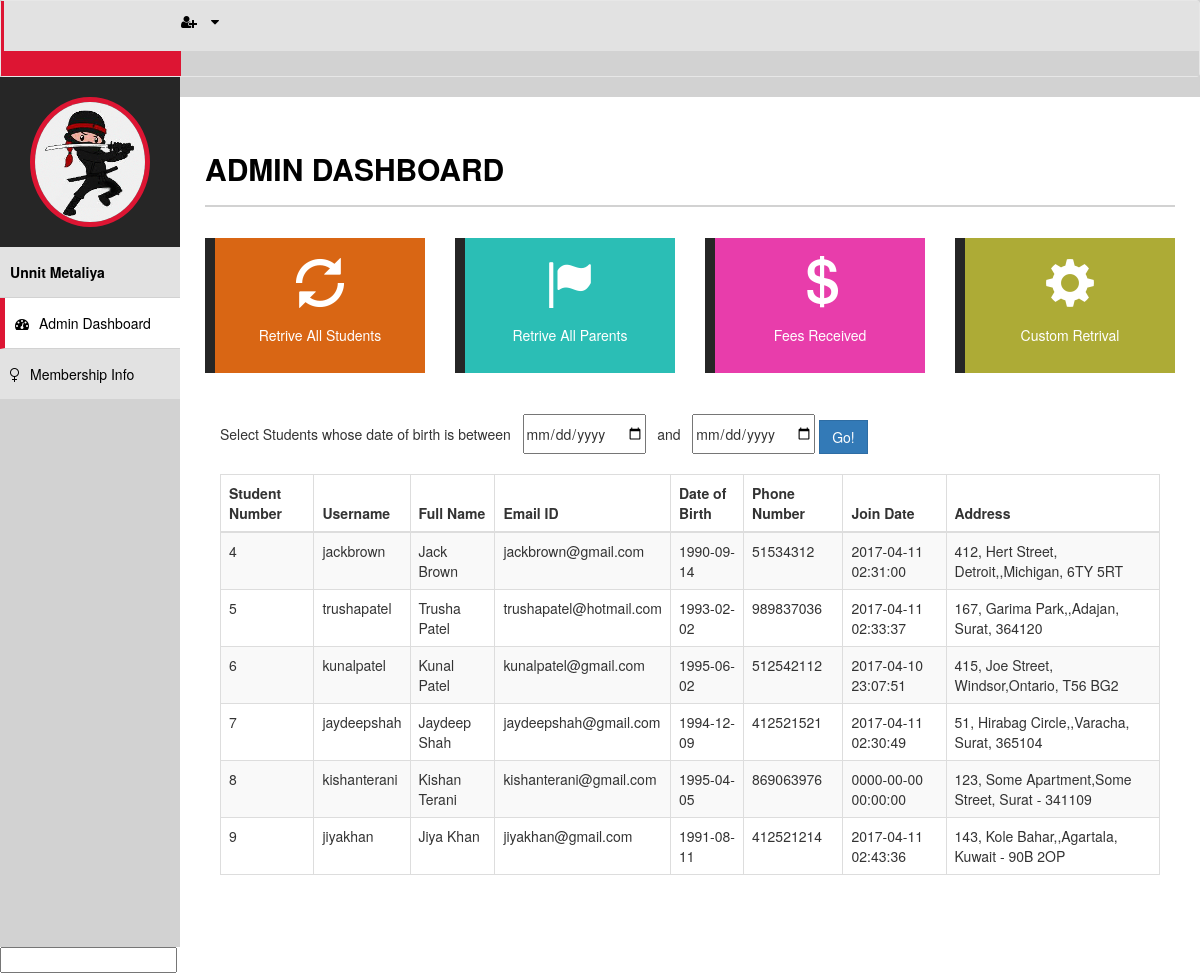
The page /rangeretrival.php on the database its author committed.
### tables this page shows
CREATE TABLE IF NOT EXISTS `members` (
  `memberID` int(11) NOT NULL,
  `username` varchar(255) NOT NULL,
  `fullname` varchar(255) NOT NULL,
  `password` varchar(255) NOT NULL,
  `email` varchar(255) NOT NULL,
  `dateofbirth` date NOT NULL,
  `phonenumber` int(15) NOT NULL,
  `stud_join_date` timestamp NOT NULL DEFAULT CURRENT_TIMESTAMP ON UPDATE CURRENT_TIMESTAMP,
  `address1` varchar(255) NOT NULL,
  `address2` varchar(255) NOT NULL,
  `active` varchar(255) NOT NULL,
  `resetToken` varchar(255) DEFAULT NULL,
  `resetComplete` varchar(3) DEFAULT 'No'
);

### rangeretrival.php (the view, shortened to what this page needs)
<!DOCTYPE html>
<html xmlns="http://www.w3.org/1999/xhtml">
<head>
    <link href="assets/css/bootstrap.css" rel="stylesheet" />
    <link href="assets/css/font-awesome.css" rel="stylesheet" />
    <link href="assets/css/style.css" rel="stylesheet" />
</head>
<body>
    <div id="wrapper">
        <nav class="navbar navbar-default navbar-cls-top " role="navigation" style="margin-bottom: 0">
            <div class="navbar-header">
                <a  class="navbar-brand" href="index.html">Kung Fu Club
                </a>
            </div>
            <div class="notifications-wrapper">
<ul class="nav">
                <li class="dropdown">
                    <a class="dropdown-toggle" data-toggle="dropdown" href="#">
                        <i class="fa fa-user-plus"></i>  <i class="fa fa-caret-down"></i>
                    </a>
                </li>
            </ul>
            </div>
        </nav>
        <nav  class="navbar-default navbar-side" role="navigation">
            <div class="sidebar-collapse">
                <ul class="nav" id="main-menu">
                    <li>
                        <div class="user-img-div">
                            <img src="assets/img/ninja.gif" class="img-circle" />
                        </div>
                    </li>
                     <li>
                        <a  href="#"> <strong> Unnit Metaliya </strong></a>
                    </li>
                    <li>
                        <a class="active-menu"  href="admin.php"><i class="fa fa-dashboard "></i>Admin Dashboard</a>
                    </li>
                    <li>
                        <a href="ui.html"><i class="fa fa-venus "></i>Membership Info </a>
                    </li>
                </ul>
            </div>
        </nav>
        <<div id="page-wrapper" class="page-wrapper-cls">
            <div id="page-inner">
                <div class="row">
                    <div class="col-md-12">
                        <h1 class="page-head-line">ADMIN DASHBOARD</h1>
                    </div>
                </div>
                <div class="row">
                    <div class="col-md-12">
                    </div>
                </div>
                <div class="row">
            <div class=" col-md-3 col-sm-3">
                <div class="style-box-one Style-one-clr-one">
                            <a href="retrivestudents.php">
                                <span class="glyphicon glyphicon-refresh"></span>
                                 <h5>Retrive All Students</h5>
                            </a>
                        </div>
                        </div>
              <div class=" col-md-3 col-sm-3">
                <div class="style-box-one Style-one-clr-two">
                            <a href="retriveparents.php">
                                <span class="glyphicon glyphicon-flag"></span>
                                 <h5>Retrive All Parents</h5>
                            </a>
                        </div>
                        </div>
             <div class=" col-md-3 col-sm-3">
                <div class="style-box-one Style-one-clr-three">
                            <a href="#">
                                <span class="glyphicon glyphicon-usd"></span>
                                 <h5>Fees Received</h5>
                            </a>
                        </div>
                        </div>
              <div class=" col-md-3 col-sm-3">
                <div class="style-box-one Style-one-clr-four">
                            <a href="customretrival.php">
                                <span class="glyphicon glyphicon-cog"></span>
                                <h5>Custom Retrival</h5>
                            </a>
                        </div>
                        </div>
            </div>
                 <div class="row">
                    <div class="col-md-12">
                    </div>
                </div>
                <div class="col-md-12">
                    <form method="post" action="rangeretrival.php">
                        Select Students whose date of birth is between &nbsp; <input type="date" id="from-datepicker" name="datestart"> &nbsp; and &nbsp; <input type="date" id="from-datepicker" name="dateend">
                        <button type="submit" class="btn btn-primary">Go! </button><br><br>
                    </form>
                </div>
                <br><br>
                <div class=" col-md-12">
                <div class="table-responsive">
                            <table class="table table-striped table-bordered table-hover">
                                <thead>
                                    <tr>
                                        <th>Student Number</th>
                                        <th>Username</th>
                                        <th>Full Name</th>
                                        <th>Email ID</th>
                                        <th>Date of Birth</th>
                                        <th>Phone Number</th>
                                        <th>Join Date</th>
                                        <th>Address</th>
                                    </tr>
                                </thead>
<?php
$dbLink = new mysqli('127.0.0.1', 'root', '', 'kungfu');
$sql = 'SELECT `memberID`,`username`,`fullname`, `email`, `dateofbirth`, `phonenumber`, `stud_join_date`, `address1`, `address2` FROM `members` WHERE `memberID` BETWEEN 4 AND 9';
$result = $dbLink->query($sql);
if($result) {
    if($result->num_rows == 0) {
          echo '<p>No Info. Sorry!</p>';
    }
        else {
                    while($row = $result->fetch_assoc()){
                                                           echo "<tr>";
                                                              echo "<td>{$row['memberID']}</td>";
                                                              echo "<td>{$row['username']}</td>";
                                                              echo "<td>{$row['fullname']}</td>";
                                                              echo "<td>{$row['email']}</td>";
                                                              echo "<td>{$row['dateofbirth']}</td>";
                                                              echo "<td>{$row['phonenumber']}</td>";
                                                              echo "<td>{$row['stud_join_date']}</td>";
                                                              echo "<td>{$row['address1']},{$row['address2']}</td>";
                                                              echo  "</tr>";
                    }
                 echo '</table>';
    }
    $result->free(); }
    else {
      echo 'Error! SQL query failed:';
    echo "<pre>{$dbLink->error}</pre>";
}
?>
                        </div>
                        </div>
            </div>
        </div>
    </div>
<link href="https://maxcdn.bootstrapcdn.com/bootstrap/3.3.6/css/bootstrap.min.css" rel="stylesheet">
<link rel="stylesheet" type="text/css" href="https://cdnjs.cloudflare.com/ajax/libs/bootstrap-datepicker/1.6.1/css/bootstrap-datepicker3.min.css">
<input type="text" id="from-datepicker"/>
</body>
</html>

### assets/css/style.css (style rules this page uses)
body { font-family: 'Raleway', sans-serif; line-height:25px; font-size:14px; }
#wrapper { width: 100%; background: #d2d2d2; }
#page-wrapper { padding: 15px 15px; min-height: 800px; background: #fff; }
#page-inner { width: 100%; margin: 10px 20px 10px 0px; background-color: #fff!important; padding: 10px; min-height: 800px; }
.page-head-line { font-size: 30px; text-transform: uppercase; color: #000; font-weight: 800; padding-bottom: 20px; border-bottom: 2px solid #d2d2d2; margin-bottom: 30px; }
.btn { border-radius:0px!important; -moz-border-radius:0px!important; -webkit-border-radius:0px!important; }
.navbar-cls-top .navbar-brand { color: #fff; background: #DD1533; width: 180px; text-align: center; height: 75px; font-size: 18px; letter-spacing: 1px; padding-top: 25px; }
.user-img-div { min-height: 130px; padding: 20px; background-color: #262626; text-align:center; }
.user-img-div img { height: 130px; border: 5px solid #DD1533; }
.active-menu { background-color: #fff!important; border-left: 5px solid #DD1533; }
.sidebar-collapse, .sidebar-collapse .nav { background: none; }
.sidebar-collapse .nav { padding: 0; }
.sidebar-collapse .nav > li > a { color: #000; background: #E2E2E2; text-shadow: none; border-bottom: 1px solid #D2D2D2; }
.sidebar-collapse > .nav > li > a { padding: 15px 10px; }
.navbar-side { border: none; background-color: #202020; }
.navbar-cls-top { background: #262626; border-bottom: none; }
.navbar-default { border: 0px solid black; }
.navbar-header { background: #000000; }
.nav > li > a > i { margin-right: 10px; }
.notifications-wrapper { margin-left:3px; }
.notifications-wrapper .nav { background-color: #D2d2d2; }
.notifications-wrapper li { display: inline-block; }
.notifications-wrapper li a { padding: 25px; min-height: 50px; }
.notifications-wrapper .nav > li > a { background-color: #E2E2E2; color:#000; }
.style-box-one { text-align: center; padding: 20px; margin-bottom: 40px; border-left: 10px solid #262626; }
.style-box-one a, .style-box-one a:hover { color: #fff; text-decoration: none; }
.style-box-one span { font-size: 50px; padding-bottom: 10px; }
.Style-one-clr-one { background-color: #d96614; }
.Style-one-clr-two { background-color: #2bbeb5; }
.Style-one-clr-three { background-color: #e83dab; }
.Style-one-clr-four { background-color: #adab36; }
@media (min-width:768px) { .page-wrapper-cls { margin: 0 0 0 180px; } }
@media (min-width:768px) { .navbar-side { z-index: 1; position: absolute; width: 180px; } }
@media (min-width:768px) { .navbar { border-radius: 0px; } }

### rows shown on the page
members: memberID "4", username "jackbrown", fullname "Jack Brown", email "jackbrown@gmail.com", dateofbirth "1990-09-14", phonenumber "51534312", stud_join_date "2017-04-11 02:31:00", address1 "412, Hert Street, Detroit,", address2 "Michigan, 6TY 5RT"
members: memberID "5", username "trushapatel", fullname "Trusha Patel", email "trushapatel@hotmail.com", dateofbirth "1993-02-02", phonenumber "989837036", stud_join_date "2017-04-11 02:33:37", address1 "167, Garima Park,", address2 "Adajan, Surat, 364120"
members: memberID "6", username "kunalpatel", fullname "Kunal Patel", email "kunalpatel@gmail.com", dateofbirth "1995-06-02", phonenumber "512542112", stud_join_date "2017-04-10 23:07:51", address1 "415, Joe Street, Windsor", address2 "Ontario, T56 BG2"
members: memberID "7", username "jaydeepshah", fullname "Jaydeep Shah", email "jaydeepshah@gmail.com", dateofbirth "1994-12-09", phonenumber "412521521", stud_join_date "2017-04-11 02:30:49", address1 "51, Hirabag Circle,", address2 "Varacha, Surat, 365104"
members: memberID "8", username "kishanterani", fullname "Kishan Terani", email "kishanterani@gmail.com", dateofbirth "1995-04-05", phonenumber "869063976", stud_join_date "0000-00-00 00:00:00", address1 "123, Some Apartment", address2 "Some Street, Surat - 341109"
members: memberID "9", username "jiyakhan", fullname "Jiya Khan", email "jiyakhan@gmail.com", dateofbirth "1991-08-11", phonenumber "412521214", stud_join_date "2017-04-11 02:43:36", address1 "143, Kole Bahar,", address2 "Agartala, Kuwait - 90B 2OP"
